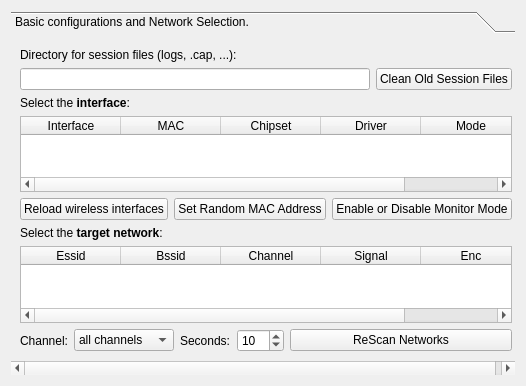
      <widget class="QWidget" name="TabPage">
       <attribute name="title">
        <string>Configuration</string>
       </attribute>
       <layout class="QGridLayout">
        <item row="0" column="0">
         <widget class="QToolBox" name="toolBox3_2">
          <property name="currentIndex">
           <number>0</number>
          </property>
          <widget class="QWidget" name="page1">
           <property name="geometry">
            <rect>
             <x>0</x>
             <y>0</y>
             <width>684</width>
             <height>488</height>
            </rect>
           </property>
           <attribute name="label">
            <string>Basic configurations and Network Selection.</string>
           </attribute>
           <layout class="QGridLayout">
            <item row="1" column="0">
             <widget class="QLabel" name="textLabel3_5_6_2_2">
              <property name="text">
               <string>Select the &lt;b&gt;interface&lt;/b&gt;:</string>
              </property>
              <property name="wordWrap">
               <bool>false</bool>
              </property>
             </widget>
            </item>
            <item row="4" column="0">
             <widget class="QLabel" name="textLabel3_5_6_2">
              <property name="text">
               <string>Select the &lt;b&gt;target network&lt;/b&gt;:</string>
              </property>
              <property name="wordWrap">
               <bool>false</bool>
              </property>
             </widget>
            </item>
            <item row="0" column="0">
             <layout class="QGridLayout">
              <item row="0" column="0" colspan="2">
               <widget class="QLabel" name="textLabel3_4_4">
                <property name="text">
                 <string>Directory for session files (logs, .cap, ...):</string>
                </property>
                <property name="wordWrap">
                 <bool>false</bool>
                </property>
               </widget>
              </item>
              <item row="1" column="0">
               <widget class="QLineEdit" name="line_gath_logs"/>
              </item>
              <item row="1" column="1">
               <widget class="QPushButton" name="button_gath_clean">
                <property name="text">
                 <string>Clean Old Session Files</string>
                </property>
               </widget>
              </item>
             </layout>
            </item>
            <item row="6" column="0">
             <layout class="QHBoxLayout">
              <item>
               <widget class="QLabel" name="textLabel1_2">
                <property name="text">
                 <string>Channel:</string>
                </property>
                <property name="wordWrap">
                 <bool>false</bool>
                </property>
               </widget>
              </item>
              <item>
               <widget class="QComboBox" name="combo_channel">
                <property name="minimumSize">
                 <size>
                  <width>100</width>
                  <height>0</height>
                 </size>
                </property>
                <item>
                 <property name="text">
                  <string>all channels</string>
                 </property>
                </item>
                <item>
                 <property name="text">
                  <string>1</string>
                 </property>
                </item>
                <item>
                 <property name="text">
                  <string>2</string>
                 </property>
                </item>
                <item>
                 <property name="text">
                  <string>3</string>
                 </property>
                </item>
                <item>
                 <property name="text">
                  <string>4</string>
                 </property>
                </item>
                <item>
                 <property name="text">
                  <string>5</string>
                 </property>
                </item>
                <item>
                 <property name="text">
                  <string>6</string>
                 </property>
                </item>
                <item>
                 <property name="text">
                  <string>7</string>
                 </property>
                </item>
                <item>
                 <property name="text">
                  <string>8</string>
                 </property>
                </item>
                <item>
                 <property name="text">
                  <string>9</string>
                 </property>
                </item>
                <item>
                 <property name="text">
                  <string>10</string>
                 </property>
                </item>
                <item>
                 <property name="text">
                  <string>11</string>
                 </property>
                </item>
                <item>
                 <property name="text">
                  <string>12</string>
                 </property>
                </item>
                <item>
                 <property name="text">
                  <string>13</string>
                 </property>
                </item>
               </widget>
              </item>
              <item>
               <widget class="QLabel" name="textLabel2_4">
                <property name="text">
                 <string>Seconds:</string>
                </property>
                <property name="wordWrap">
                 <bool>false</bool>
                </property>
               </widget>
              </item>
              <item>
               <widget class="QSpinBox" name="spin_sec">
                <property name="minimum">
                 <number>5</number>
                </property>
                <property name="maximum">
                 <number>200</number>
                </property>
                <property name="value">
                 <number>10</number>
                </property>
               </widget>
              </item>
              <item>
               <widget class="QPushButton" name="button_rescan_networks">
                <property name="sizePolicy">
                 <sizepolicy hsizetype="Expanding" vsizetype="Fixed">
                  <horstretch>0</horstretch>
                  <verstretch>0</verstretch>
                 </sizepolicy>
                </property>
                <property name="text">
                 <string>ReScan Networks</string>
                </property>
               </widget>
              </item>
             </layout>
            </item>
            <item row="3" column="0">
             <layout class="QHBoxLayout">
              <item>
               <widget class="QPushButton" name="button_reload_interfaces">
                <property name="text">
                 <string>Reload wireless interfaces</string>
                </property>
               </widget>
              </item>
              <item>
               <widget class="QPushButton" name="button_random_mac">
                <property name="text">
                 <string>Set Random MAC Address</string>
                </property>
               </widget>
              </item>
              <item>
               <widget class="QPushButton" name="button_monitor">
                <property name="text">
                 <string>Enable or Disable Monitor Mode</string>
                </property>
               </widget>
              </item>
             </layout>
            </item>
            <item row="2" column="0">
             <widget class="QTableWidget" name="table_interfaces">
              <column>
               <property name="text">
                <string>Interface</string>
               </property>
               <property name="icon">
                <iconset>
                 <normaloff>gfx/noun_User_Interface_1670635.svg</normaloff>gfx/noun_User_Interface_1670635.svg</iconset>
               </property>
              </column>
              <column>
               <property name="text">
                <string>MAC</string>
               </property>
               <property name="icon">
                <iconset>
                 <normaloff>gfx/noun_Ethernet_542785.svg</normaloff>gfx/noun_Ethernet_542785.svg</iconset>
               </property>
              </column>
              <column>
               <property name="text">
                <string>Chipset</string>
               </property>
               <property name="icon">
                <iconset>
                 <normaloff>gfx/noun_chipset_1595437.svg</normaloff>gfx/noun_chipset_1595437.svg</iconset>
               </property>
              </column>
              <column>
               <property name="text">
                <string>Driver</string>
               </property>
               <property name="icon">
                <iconset>
                 <normaloff>../noun_coding_2309592.svg</normaloff>../noun_coding_2309592.svg</iconset>
               </property>
              </column>
              <column>
               <property name="text">
                <string>Mode</string>
               </property>
               <property name="icon">
                <iconset>
                 <normaloff>gfx/noun_Question_338831.svg</normaloff>gfx/noun_Question_338831.svg</iconset>
               </property>
              </column>
             </widget>
            </item>
            <item row="5" column="0">
             <widget class="QTableWidget" name="table_networks">
              <column>
               <property name="text">
                <string>Essid</string>
               </property>
               <property name="icon">
                <iconset>
                 <normaloff>gfx/noun_Document_1146377.svg</normaloff>gfx/noun_Document_1146377.svg</iconset>
               </property>
              </column>
              <column>
               <property name="text">
                <string>Bssid</string>
               </property>
               <property name="icon">
                <iconset>
                 <normaloff>gfx/noun_User_Interface_1670635.svg</normaloff>gfx/noun_User_Interface_1670635.svg</iconset>
               </property>
              </column>
              <column>
               <property name="text">
                <string>Channel</string>
               </property>
               <property name="icon">
                <iconset>
                 <normaloff>gfx/noun_hashtag_1808612.svg</normaloff>gfx/noun_hashtag_1808612.svg</iconset>
               </property>
              </column>
              <column>
               <property name="text">
                <string>Signal</string>
               </property>
               <property name="icon">
                <iconset>
                 <normaloff>gfx/noun_signal_2308127.svg</normaloff>gfx/noun_signal_2308127.svg</iconset>
               </property>
              </column>
              <column>
               <property name="text">
                <string>Enc</string>
               </property>
               <property name="icon">
                <iconset>
                 <normaloff>gfx/noun_password_1199277.svg</normaloff>gfx/noun_password_1199277.svg</iconset>
               </property>
              </column>
             </widget>
            </item>
           </layout>
          </widget>
         </widget>
        </item>
       </layout>
      </widget>
